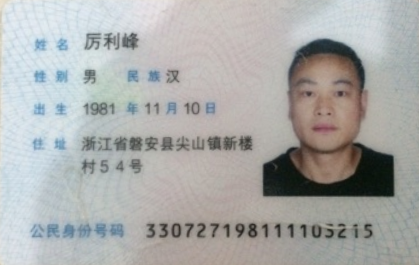
#> input picture code/ch25_身份证汉字和数字识别/front_all/test.png, 419 x 265 px
$ python -i Preprocess.py   (imports and definitions only)
#> lines starting #> are read from the running program, lines starting #| are printed output that depends on the picture; after the words box and inside, x2 and y2 are one past the last pixel; in counts of white or black regions, pixels touching at a corner belong together
# -*- coding: utf-8 -*-
"""
Created on Thu May  4 13:12:30 2017

@author: yi.xiong
"""


import cv2
import numpy as np


# 灰度世界算法
def grayWorld(imgscr):
    newimg = imgscr[::]
    # newimg = imgscr.copy()
    r = imgscr[:,:,0]
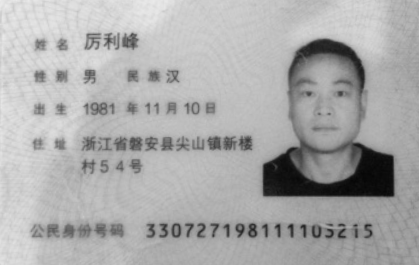
#> r: shape (265, 419); min 6, max 235, mean 170.7
    g = imgscr[:,:,1]
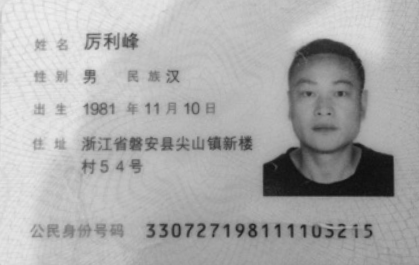
#> g: shape (265, 419); min 15, max 238, mean 171.4
    b = imgscr[:,:,2]
    avgR = np.mean(r)
#> avgR = 170.7
    avgG = np.mean(g)
#> avgG = 171.4
    avgB = np.mean(b)
#> avgB = 170
    avgRGB = [avgR, avgG, avgB]
#> avgRGB = [170.7, 171.4, 170]
    grayValue = (avgR + avgG + avgB)/3
#> grayValue = 170.7
    scaleValue = [grayValue/avg for avg in avgRGB]
#> scaleValue = [1, 0.996, 1]
    newimg[:,:,0] = scaleValue[0] * r
    newimg[:,:,1] = scaleValue[1] * g
    newimg[:,:,2] = scaleValue[2] * b
#> newimg: shape (265, 419, 3); mean R, G, B 170.7, 170.4, 170
    return newimg


# 灰度化
def gray_img(imgscr):
    return cv2.cvtColor(imgscr, cv2.COLOR_RGB2GRAY)


# 图像增强
def enhance_img(imgscr):
    return cv2.equalizeHist(imgscr)


# 二值化
def binary_img(imgscr):
    th2 = cv2.adaptiveThreshold(imgscr,255,cv2.ADAPTIVE_THRESH_MEAN_C,cv2.THRESH_BINARY,29,15)
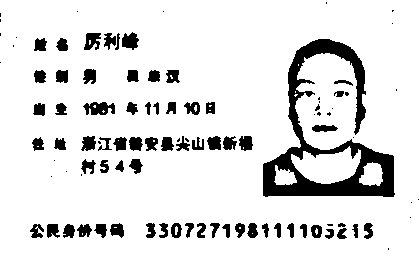
#> th2: shape (265, 419); 88.1% white; 100 black regions (33 under 20 px), largest, box (x1, y1, x2, y2) and area: (263, 39, 395, 197) 5932, (83, 102, 115, 115) 286, (122, 32, 139, 50) 211
    #th3 = cv2.adaptiveThreshold(imgscr,255,cv2.ADAPTIVE_THRESH_GAUSSIAN_C,cv2.THRESH_BINARY,29,20)
    return th2

# 1.4 开操作  自定义结构元素
def open_img(img):
    kernel = cv2.getStructuringElement(cv2.MORPH_RECT,(5, 5)) # 矩形结构元素
    # kernel = cv2.getStructuringElement(cv2.MORPH_ELLIPSE,(3, 3)) # 椭圆结构元素
    # kernel = cv2.getStructuringElement(cv2.MORPH_CROSS,(3, 3)) # 十字形结构元素
    # kernel = np.uint8(np.ones((3,3)))

    #开运算
    opened = cv2.morphologyEx(img, cv2.MORPH_OPEN, kernel)
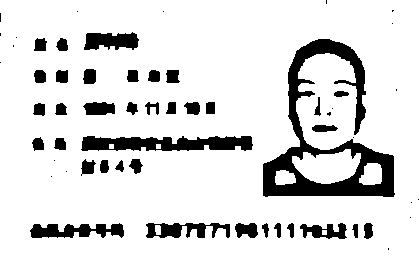
#> opened: shape (265, 419); 86.5% white; 58 black regions (21 under 20 px), largest, box (x1, y1, x2, y2) and area: (263, 39, 395, 197) 6172, (81, 136, 253, 151) 1972, (30, 223, 124, 238) 928
    return opened


# 1.5 闭操作  自定义结构元素
def close_img(img):
    kernel = cv2.getStructuringElement(cv2.MORPH_RECT,(3, 3)) # 矩形结构元素
    # kernel = cv2.getStructuringElement(cv2.MORPH_ELLIPSE,(3, 3)) # 椭圆结构元素
    # kernel = cv2.getStructuringElement(cv2.MORPH_CROSS,(3, 3)) # 十字形结构元素
    # kernel = np.uint8(np.ones((3,3)))

    #闭运算
    closed = cv2.morphologyEx(img, cv2.MORPH_CLOSE, kernel)
    return closed

# 1.6 腐蚀膨胀  自定义结构元素
def ed_img(img):
    #kernel = cv2.getStructuringElement(cv2.MORPH_RECT,(3, 3)) # 矩形结构元素
    # kernel = cv2.getStructuringElement(cv2.MORPH_ELLIPSE,(3, 3)) # 椭圆结构元素
    kernel = cv2.getStructuringElement(cv2.MORPH_CROSS,(5, 5)) # 十字形结构元素
    # kernel = np.uint8(np.ones((3,3)))
    #腐蚀图像
    eroded = cv2.erode(img,kernel)
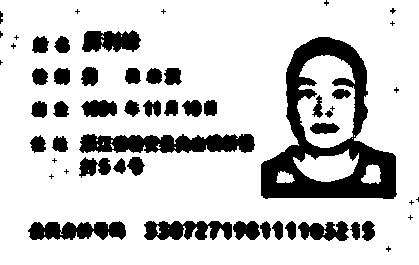
#> eroded: shape (265, 419); 80.2% white; 56 black regions (18 under 20 px), largest, box (x1, y1, x2, y2) and area: (261, 37, 397, 199) 8390, (79, 134, 255, 153) 2617, (28, 221, 126, 240) 1353
    #膨胀图像
    dilated = cv2.dilate(eroded,kernel)
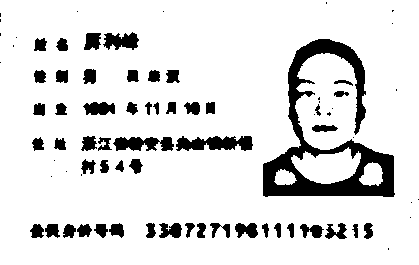
#> dilated: shape (265, 419); 87.3% white; 79 black regions (26 under 20 px), largest, box (x1, y1, x2, y2) and area: (263, 39, 395, 197) 6054, (176, 136, 253, 151) 822, (113, 137, 174, 151) 615
    return eroded


# 预处理
def preprocess_full_img(imgscr):
    img_light = grayWorld(imgscr)
    # 灰度化
    img_gray = gray_img(img_light)

    img_binary = binary_img(img_gray)

    return img_binary


# 预处理
def preprocess_infor(imgscr):
    img_light = grayWorld(imgscr)
    # 灰度化
    img_gray = gray_img(img_light)

    img_binary = binary_img(img_gray)

    img_open = open_img(img_binary)

    img_ed = ed_img(img_binary)

    # 反色（为保证补白边）
    img = 255 - img_open

    return img

# 预处理
def preprocess(imgscr):
    img_light = grayWorld(imgscr)
    # 灰度化
    img_gray = gray_img(img_light)

    img_binary = binary_img(img_gray)

    return img_binary


>>> import cv2
>>> picture = cv2.cvtColor(cv2.imread('../test.png'), cv2.COLOR_BGR2RGB)
>>> result = preprocess_infor(picture)
